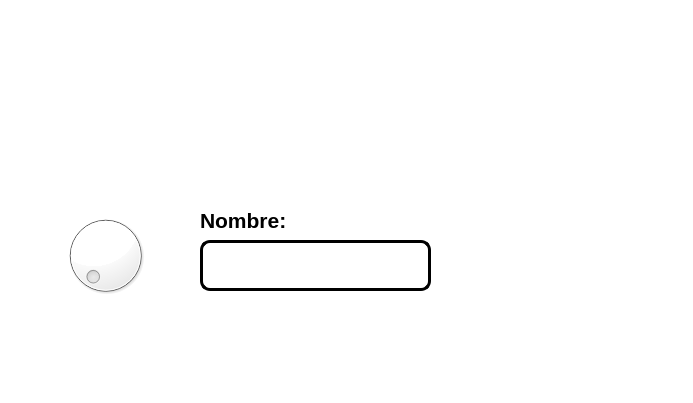
<?xml version="1.0" encoding="UTF-8"?>
<ui version="4.0">
 <class>MainWindow</class>
 <widget class="QMainWindow" name="MainWindow">
  <property name="geometry">
   <rect>
    <x>0</x>
    <y>0</y>
    <width>693</width>
    <height>403</height>
   </rect>
  </property>
  <property name="windowTitle">
   <string>MainWindow</string>
  </property>
  <property name="styleSheet">
   <string notr="true">background-color: rgb(255, 255, 255);</string>
  </property>
  <widget class="QWidget" name="centralwidget">
   <widget class="QLabel" name="label_2">
    <property name="geometry">
     <rect>
      <x>10</x>
      <y>10</y>
      <width>111</width>
      <height>71</height>
     </rect>
    </property>
    <property name="styleSheet">
     <string notr="true"/>
    </property>
    <property name="text">
     <string/>
    </property>
    <property name="pixmap">
     <pixmap resource="../Archivos/Recursos.qrc">:/Logos/log_uat_nuevo.png</pixmap>
    </property>
    <property name="scaledContents">
     <bool>true</bool>
    </property>
   </widget>
   <widget class="QLabel" name="label_3">
    <property name="geometry">
     <rect>
      <x>580</x>
      <y>10</y>
      <width>101</width>
      <height>71</height>
     </rect>
    </property>
    <property name="styleSheet">
     <string notr="true"/>
    </property>
    <property name="text">
     <string/>
    </property>
    <property name="pixmap">
     <pixmap resource="../Archivos/Recursos.qrc">:/Logos/FIT_logo_vertical.png</pixmap>
    </property>
    <property name="scaledContents">
     <bool>true</bool>
    </property>
   </widget>
   <widget class="QLabel" name="label_4">
    <property name="geometry">
     <rect>
      <x>560</x>
      <y>230</y>
      <width>121</width>
      <height>91</height>
     </rect>
    </property>
    <property name="styleSheet">
     <string notr="true"/>
    </property>
    <property name="text">
     <string/>
    </property>
    <property name="pixmap">
     <pixmap resource="../Archivos/Recursos.qrc">:/Programas/ImagenGatoEuropeo.png</pixmap>
    </property>
    <property name="scaledContents">
     <bool>true</bool>
    </property>
   </widget>
   <widget class="QLineEdit" name="txt_nombre_imagen">
    <property name="geometry">
     <rect>
      <x>200</x>
      <y>240</y>
      <width>231</width>
      <height>51</height>
     </rect>
    </property>
    <property name="font">
     <font>
      <pointsize>32</pointsize>
      <bold>true</bold>
     </font>
    </property>
    <property name="styleSheet">
     <string notr="true">border: 3px solid black;
border-radius: 10px;</string>
    </property>
    <property name="text">
     <string/>
    </property>
    <property name="alignment">
     <set>Qt::AlignCenter</set>
    </property>
   </widget>
   <widget class="QLabel" name="label">
    <property name="geometry">
     <rect>
      <x>200</x>
      <y>210</y>
      <width>181</width>
      <height>21</height>
     </rect>
    </property>
    <property name="font">
     <font>
      <pointsize>16</pointsize>
      <bold>true</bold>
     </font>
    </property>
    <property name="text">
     <string>Nombre:</string>
    </property>
   </widget>
   <widget class="QLabel" name="imagen">
    <property name="geometry">
     <rect>
      <x>200</x>
      <y>70</y>
      <width>241</width>
      <height>131</height>
     </rect>
    </property>
    <property name="styleSheet">
     <string notr="true"/>
    </property>
    <property name="text">
     <string/>
    </property>
    <property name="pixmap">
     <pixmap resource="../Archivos/Recursos.qrc">:/Programas/ImagenGatoEuropeo.png</pixmap>
    </property>
    <property name="scaledContents">
     <bool>true</bool>
    </property>
   </widget>
   <widget class="QDial" name="selectorImagen">
    <property name="geometry">
     <rect>
      <x>30</x>
      <y>210</y>
      <width>151</width>
      <height>91</height>
     </rect>
    </property>
   </widget>
  </widget>
  <widget class="QMenuBar" name="menubar">
   <property name="geometry">
    <rect>
     <x>0</x>
     <y>0</y>
     <width>693</width>
     <height>24</height>
    </rect>
   </property>
  </widget>
  <widget class="QStatusBar" name="statusbar"/>
 </widget>
 <resources>
  <include location="../Archivos/Recursos.qrc"/>
 </resources>
 <connections/>
</ui>
